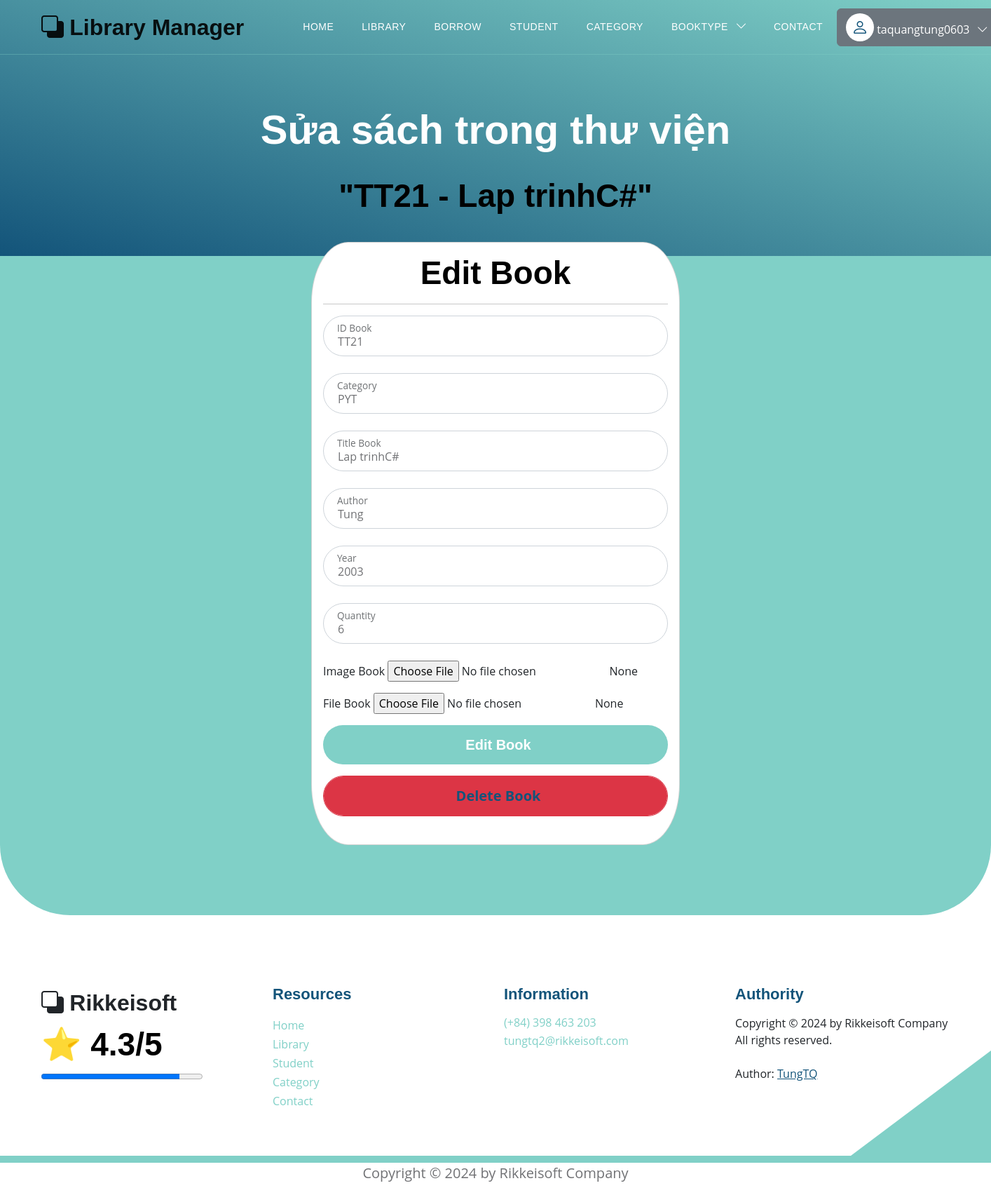
The page /books/edit_book?id=TT21 (signed in) on the database as committed earlier.
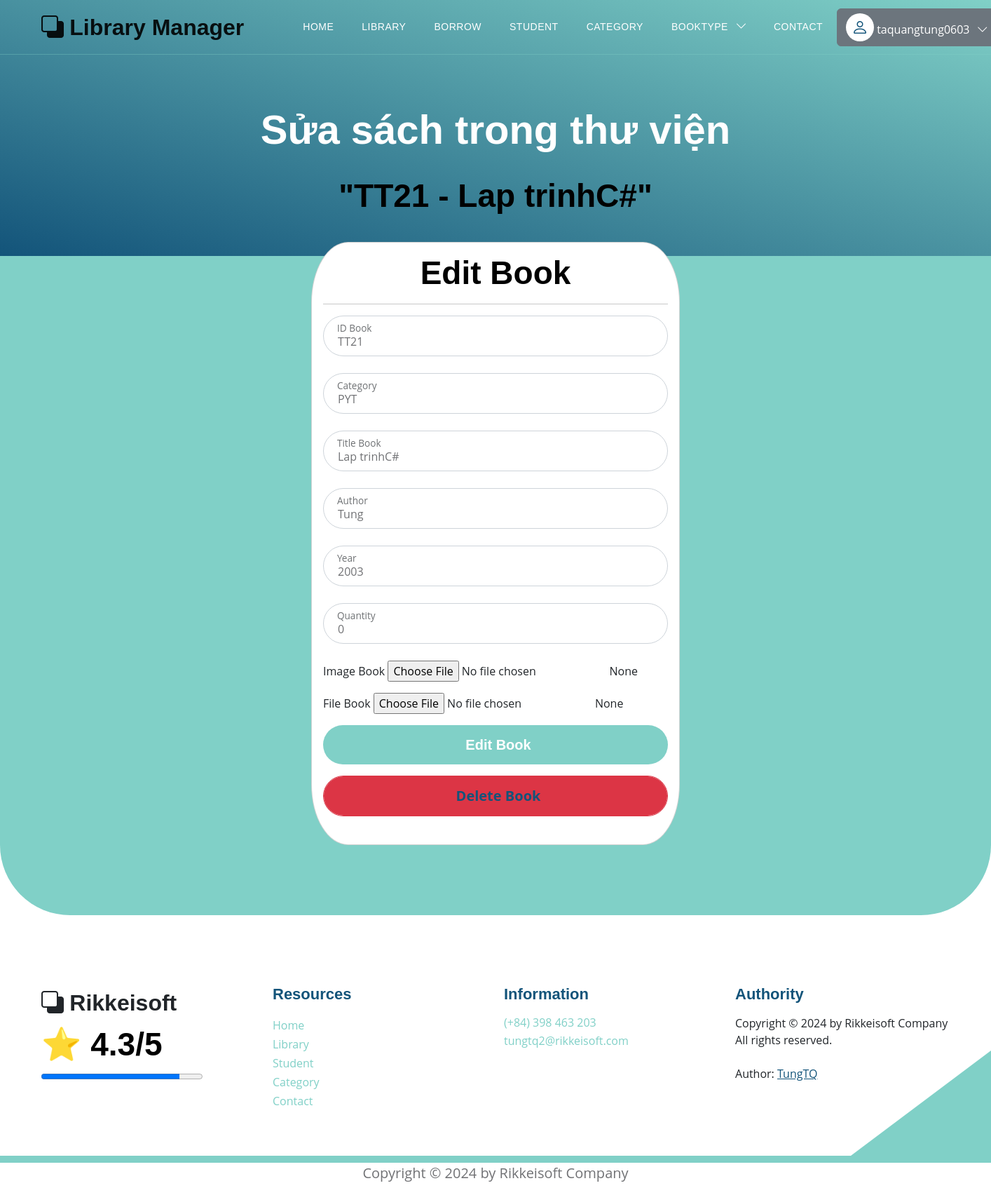
The same page on the database as committed later.
### models.py (models this page shows)
class Book(Base):
    __tablename__ = 'books'
    username_id = Column(String(30), ForeignKey('users.username'), nullable=False)
    id_book = Column(String(30), primary_key=True, unique=True, index=True)         # Số thứ tự sách
    title = Column(String(100), index=True)      # Tiêu đề sách
    author = Column(String(100), index=True)     # Tác giả
    year = Column(Integer)                  # Năm xuất bản
    quantity_amount = Column(Integer, index=True, default=0)
    category_id = Column(String(10), ForeignKey('category.category_id'), nullable=False)
    insert_at = Column(DateTime, index=True)
    insert_id = Column(String(30), index=True)
    update_at = Column(DateTime,index=True)
    update_id = Column(String(30), index=True)
    delete_at = Column(DateTime,index=True)
    delete_id = Column(String(30), index=True)
    delete_flag = Column(Integer, index=True)
    image_book = Column(String(100), index=True, nullable=True)         # Đường dẫn tới ảnh của sách
    pdf_book = Column(String(100), index=True, nullable=True)           # Đường dẫn tới file PDF của sách
    user = relationship("User", back_populates="books")
    category = relationship("Category", back_populates="category_books")
    borrows = relationship("BorrowBook", back_populates="book_borrow")
    borrowfinal = relationship("BorrowBookFinal", back_populates="book_borrow_final")

### routers/book.py (the view)
@router.get('/books/edit_book', response_class=HTMLResponse)
async def get_edit(request: Request, id: Optional[str] = None, token: str = Cookie(None), db: Session = Depends(models.get_db)):
    mean_star = function.get_mean_star(db)
    all_category2 = db.query(models.Category).filter(models.Category.delete_flag != 1).all()
    if token:
        decodeJSON = jwt.decode(token, "secret", algorithms=["HS256"])
        username = decodeJSON["username"]
        all_category = db.query(models.Category.category_id).filter(models.Category.delete_flag != 1).all()
        user = function.get_user(db, username)
        if user.role == 0:
            book = db.query(models.Book).filter((models.Book.username_id == username) & (models.Book.id_book == id)).first()
        else:
            book = db.query(models.Book).filter((models.Book.id_book == id)).first()
        if book:
            return templates.TemplateResponse("edit_book.html", {"request": request,
                                                                 "book": book,
                                                                 "all_category": all_category,
                                                                 "mean_star": mean_star,
                                                                 "all_category2": all_category2})
        else:
            return templates.TemplateResponse("error_template.html", {"request": request,
                                                                         "mean_star": mean_star,
                                                                         "error": "Không thấy sách cần sửa!"})
    else:
        return templates.TemplateResponse("error_template.html", {"request": request,
                                                                  "mean_star": mean_star,
                                                                  "error": "Page Not Found"})

### templates/edit_book.html (shortened to what the changed rows need)
{% extends "base.html" %}
{% block content %}
<section class="hero-section d-flex justify-content-center align-items-center" id="section_1"
    style="padding-bottom: 50px;">
    <div class="container">
        <div class="row">
            <div class="col-lg-8 col-12 mx-auto">
                <h1 class="text-white text-center"> Sửa sách trong thư viện </h1>
                <br>
                <h2 class="text-center"> "{{book.id_book}} - {{book.title}}" </h2>
            </div>
        </div>
    </div>
</section>
<section class="featured-section">
    <div class="container">
        <div class="row justify-content-center">
            <div class="col-lg-5 col-md-7 col-12" style="padding-top: 80px;">
                <div class="card" style="border-radius: 10%;">
                    <div class="card-body">
                        <h2 class="card-title text-center"> Edit Book </h2>
                        <form action="/books/edit_book" method="post" class="custom-form" role="form" enctype="multipart/form-data">
                            <div class="form-floating mb-3">
                                <input type="text" name="id" id="id" class="form-control" required=""
                                    placeholder="ID Book" value="{{book.id_book}}" readonly>
                                <label for="id_book"> ID Book </label>
                            </div>
                            <div class="form-floating mb-3">
                                <select name="category_id" id="category_id" class="form-control" required="">
                                    <option value="{{book.category_id}}"> {{book.category_id}} </option>
                                </select>
                                <label for="category_id">Category</label>
                            </div>
                            <div class="form-floating mb-3">
                                <input type="text" name="title" id="title" class="form-control" required=""
                                    placeholder="Title" value="{{book.title}}">
                                <label for="title"> Title Book </label>
                            </div>
                            <div class="form-floating mb-3">
                                <input type="text" name="author" id="author" class="form-control" required=""
                                    placeholder="Author" value="{{book.author}}">
                                <label for="author"> Author </label>
                            </div>
                            <div class="form-floating mb-3">
                                <input type="number" name="year" id="year" class="form-control" required=""
                                    placeholder="year" value="{{book.year}}">
                                <label for="year"> Year </label>
                            </div>
                            <div class="form-floating mb-3">
                                <input type="number" name="quantity" id="quantity" class="form-control" required=""
                                    placeholder="quantity" value="{{book.quantity_amount}}">
                                <label for="quantity"> Quantity </label>
                            </div>
                            <div class="form-group mb-3">
                                <label for="book_image">Image Book</label>
                                <input type="file" class="form-control-file" id="book_image" name="book_image" value="{{book.image_book}}"> {{book.image_book}}
                            </div>
                            <div class="form-group mb-3">
                                <label for="book_pdf">File Book</label>
                                <input type="file" class="form-control-file" id="book_pdf" name="book_pdf" value="{{book.pdf_book}}"> {{book.pdf_book}}
                            </div>
                            <button type="submit" class="form-control btn btn-primary"> Edit Book </button>
                            <button type="button" class="form-control btn btn-danger mt-3" style="color:aliceblue; font-size: 20px;"> <b> <a href="/books/delete_book?id={{book.id_book}}"> Delete Book </a></b> </button>
                        </form>
                    </div>
                </div>
            </div>
        </div>
    </div>
</section>
{% endblock content %}

Rows that differ between the two databases and show on the page:
changed Book "TT21": quantity "6" → "0"
